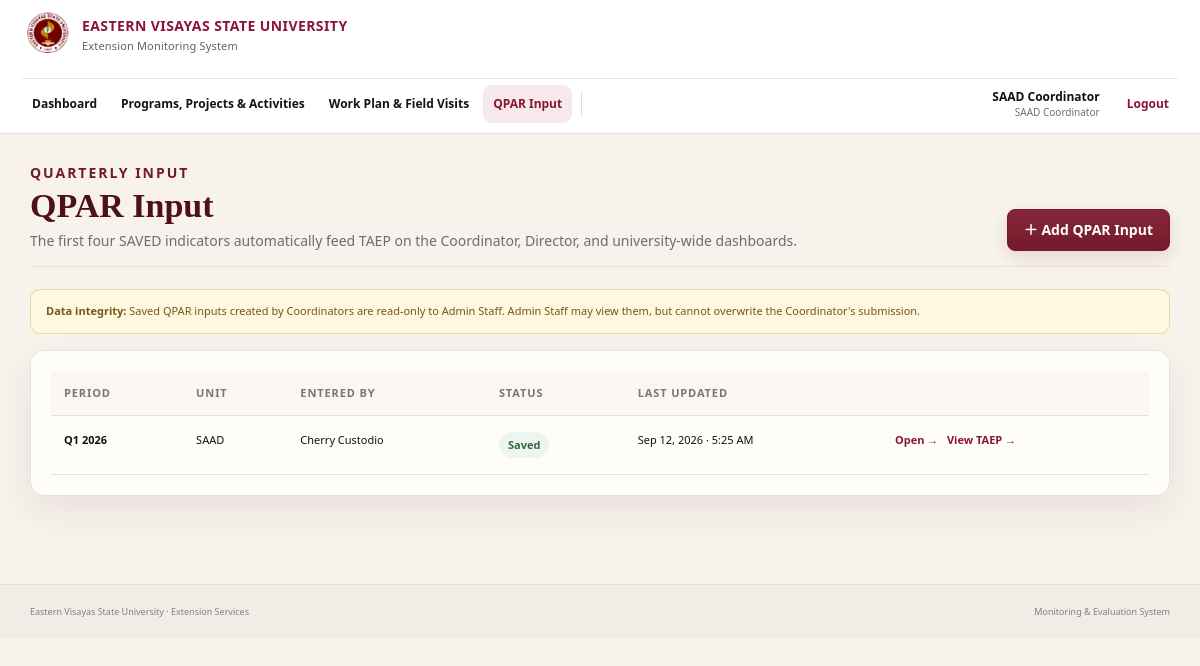
The app's page /qpar/ (signed in) with its own data.
### dashboard/models.py (models this page shows, shortened)
class QparSubmission(models.Model):
    DRAFT = 'DRAFT'
    SAVED = 'SAVED'
    STATUS = [(DRAFT, 'Draft'), (SAVED, 'Saved')]
    unit = models.ForeignKey(Unit, on_delete=models.PROTECT, related_name='qpar_submissions')
    year = models.PositiveIntegerField()
    quarter = models.PositiveSmallIntegerField(choices=[(1, 'Q1'), (2, 'Q2'), (3, 'Q3'), (4, 'Q4')])
    status = models.CharField(max_length=10, choices=STATUS, default=DRAFT)
    created_by = models.ForeignKey(settings.AUTH_USER_MODEL, on_delete=models.PROTECT, related_name='qpar_submissions')
    updated_at = models.DateTimeField(auto_now=True)
    class Meta:
        unique_together = [('unit', 'year', 'quarter')]
        ordering = ['-year', '-quarter', 'unit__name']

class Unit(models.Model):
    SCHOOL = 'SCHOOL'
    CAMPUS = 'CAMPUS'
    OFFICE = 'OFFICE'
    TYPES = [(SCHOOL, 'School'), (CAMPUS, 'Campus'), (OFFICE, 'Office')]
    code = models.CharField(max_length=20, unique=True)
    name = models.CharField(max_length=120)
    unit_type = models.CharField(max_length=12, choices=TYPES)
    campus_name = models.CharField(max_length=120, default='Main Campus')
    active = models.BooleanField(default=True)
    class Meta:
        ordering = ['unit_type', 'name']

### dashboard/views.py (the view)
# urls.py: path('qpar/', views.qpar_list, name='qpar_list'),
@login_required
def qpar_list(request):
    require_roles(request.user, UserProfile.COORDINATOR, UserProfile.ADMIN_STAFF)
    qs = QparSubmission.objects.select_related('unit', 'created_by', 'created_by__evsu_profile')
    if get_role(request.user) == UserProfile.COORDINATOR:
        profile = get_profile(request.user)
        qs = qs.filter(unit=profile.unit)
    rows = []
    for item in qs:
        creator_role = get_role(item.created_by)
        protected = get_role(request.user) == UserProfile.ADMIN_STAFF and creator_role == UserProfile.COORDINATOR and item.status == QparSubmission.SAVED
        rows.append({'obj': item, 'protected': protected})
    return render(request, 'dashboard/qpar_list.html', {'rows': rows})

### dashboard/views.py (called while the page is built)
def get_profile(user):
    try:
        return user.evsu_profile
    except Exception:
        return None

def get_role(user):
    if user.is_superuser:
        return UserProfile.ME_HEAD
    p = get_profile(user)
    return p.role if p else ''

def require_roles(user, *roles):
    if get_role(user) not in roles:
        raise PermissionDenied

### dashboard/templates/dashboard/qpar_list.html
{% extends 'dashboard/base.html' %}
{% block content %}
<div class="page-title"><div><p class="eyebrow">QUARTERLY INPUT</p><h1>QPAR Input</h1><p>The first four SAVED indicators automatically feed TAEP on the Coordinator, Director, and university-wide dashboards.</p></div><a class="primary" href="{% url 'qpar_add' %}">＋ Add QPAR Input</a></div>
<div class="notice"><b>Data integrity:</b> Saved QPAR inputs created by Coordinators are read-only to Admin Staff. Admin Staff may view them, but cannot overwrite the Coordinator's submission.</div>
<div class="card table-scroll"><table class="data roomy-table"><thead><tr><th>Period</th><th>Unit</th><th>Entered By</th><th>Status</th><th>Last Updated</th><th></th></tr></thead><tbody>{% for row in rows %}{% with r=row.obj %}<tr><td><b>Q{{r.quarter}} {{r.year}}</b></td><td>{{r.unit.name}}</td><td>{{r.created_by.get_full_name|default:r.created_by.username}}</td><td><span class="status-badge {% if r.status == 'SAVED' %}saved{% else %}draft{% endif %}">{{r.get_status_display}}</span></td><td>{{r.updated_at|date:'M j, Y · g:i A'}}</td><td>{% if row.protected %}<a class="row-action" href="{% url 'qpar_edit' r.pk %}">View →</a>{% else %}<a class="row-action" href="{% url 'qpar_edit' r.pk %}">Open →</a>{% endif %}{% if current_role == 'COORDINATOR' %} &nbsp; <a class="row-action" href="{% url 'dashboard' %}?year={{r.year}}&quarter={{r.quarter}}">View TAEP →</a>{% endif %}</td></tr>{% endwith %}{% empty %}<tr><td colspan="6" class="empty-cell">No QPAR inputs yet.</td></tr>{% endfor %}</tbody></table></div>
{% endblock %}

### dashboard/static/dashboard/css/app.v6.css (style rules this page uses)
:root { --maroon:#741a2a;--maroon-deep:#4f101c;--maroon-soft:#8d2d3e;--gold:#d6aa4b;--gold-soft:#f3e6c2; --cream:#f7f4ef;--paper:#fffdfa;--ink:#252426;--muted:#706b6d;--line:#e8dfda;--line-strong:#d9cbc4; --success:#2f7a58;--warning:#b4791f;--danger:#a83a42;--shadow:0 14px 36px rgba(78,26,34,.08); }
* { box-sizing:border-box }
html { scroll-behavior:smooth }
body { margin:0;font-family:"Segoe UI",Inter,Arial,sans-serif;color:var(--ink);background:linear-gradient(180deg,#fbf9f6 0,#f6f2ed 100%);line-height:1.45 }
a { color:var(--maroon);text-decoration:none }
.page-title { display:flex;justify-content:space-between;align-items:flex-end;gap:22px;margin:4px 0 22px;padding-bottom:15px;border-bottom:1px solid var(--line) }
.page-title h1 { font-family:Georgia,"Times New Roman",serif;font-size:31px;line-height:1.15;color:var(--maroon-deep);margin:3px 0 5px }
.page-title p { margin:0;color:var(--muted) }
.eyebrow { font-weight:800;letter-spacing:.14em;font-size:10px;color:var(--maroon)!important;text-transform:uppercase }
.primary,.secondary { border-radius:8px;padding:10px 15px;font-weight:700;cursor:pointer;display:inline-flex;align-items:center;justify-content:center;gap:6px;transition:.16s ease }
.primary { background:linear-gradient(180deg,#85263a,var(--maroon));color:#fff;border:1px solid var(--maroon);box-shadow:0 6px 15px #741a2a20 }
.card { background:rgba(255,253,250,.96);border:1px solid var(--line);border-radius:14px;padding:20px;margin-bottom:18px;box-shadow:var(--shadow);position:relative }
.card:before { content:"";position:absolute;left:0;top:22px;bottom:22px;width:2px;border-radius:3px;background:transparent }
.table-scroll { overflow:auto }
.data { border-collapse:separate;border-spacing:0;width:100%;min-width:720px }
.data th,.data td { padding:11px 10px;border-bottom:1px solid var(--line);text-align:left;vertical-align:top }
.data th { font-size:9px;text-transform:uppercase;letter-spacing:.08em;color:#7f7376;background:#faf6f3;position:sticky;top:0;z-index:1 }
.data td { font-size:11px }
.notice { padding:13px 15px;border-radius:10px;background:#fff7df;border:1px solid #ead79b;margin-bottom:16px;color:#755914;font-size:11px }
:root { --ref-maroon:#8b1535;--ref-maroon-dark:#74102b;--ref-gold:#d5a300;--ref-bg:#f7f2ec;--ref-line:#e7dcd6;--ref-ink:#111;--ref-muted:#725f63 }
body { background:var(--ref-bg);font-family:"Segoe UI",Arial,sans-serif;color:var(--ref-ink) }
html { font-size:16px }
body { font-size:15px;line-height:1.48 }
.page-title h1 { font-size:34px }
.page-title p { font-size:14px }
.eyebrow { font-size:12px }
.primary,.secondary,.ghost-btn,.outline-action,button.primary,button.secondary { font-size:14px;min-height:42px;padding:10px 16px;font-weight:800 }
.data { font-size:13px }
.data th { font-size:11px }
.data td,.data th { padding:14px 13px }
.roomy-table td { padding-top:16px;padding-bottom:16px }
.row-action { font-weight:800;color:var(--ref-maroon);white-space:nowrap }
.status-badge { display:inline-block;padding:5px 9px;border-radius:99px;font-size:11px;font-weight:800 }
.status-badge.saved { background:#edf5ee;color:#2f6840 }

### dashboard/templates/dashboard/base.html (style rules this page uses)
html,body { margin:0 }

### records on screen
QparSubmission: obj.quarter "1", obj.year "2026", obj.unit.name "SAAD", obj.created_by.get_full_name "Cherry Custodio", obj.status "Saved", obj.updated_at "Sep 12, 2026 · 5:25 AM"

### other values on screen
{{ current_user_name }} "SAAD Coordinator"
{{ current_role_label }} "SAAD Coordinator"
